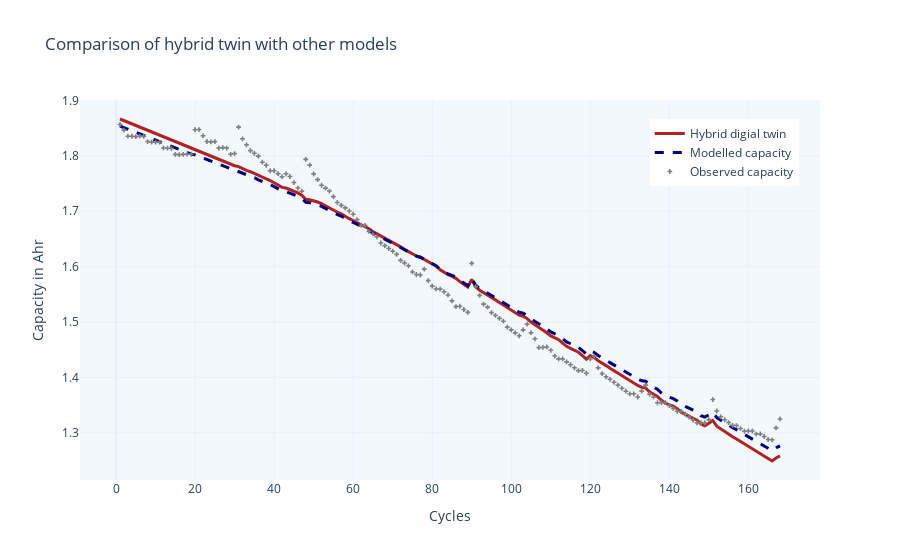

Notebook source saved alongside this figure:
### Code cell
X_twin = X_in + model.predict(X_in).reshape(-1)

fig = go.Figure()

fig.add_trace(go.Scatter(x=dfb.index, 
                         y=X_twin,
                         mode='lines',
                         name=f'Hybrid digial twin',
                         line=dict(color='firebrick', width=3)))
fig.add_trace(go.Scatter(x=dfb.index, 
                         y=dfb['C. Capacity'],
                         mode='lines',
                         name=f'Modelled capacity',
                         line=dict(color='navy', 
                                   width=3,
                                   dash='dash')))

fig.add_trace(go.Scatter(x=dfb.index, 
                         y=dfb['Capacity'],
                         mode='markers',
                         marker=dict(
                              size=4,
                              color='grey',
                              symbol='cross'
                                 ),
                         name=f'Observed capacity',
                         line_color='navy'))
fig.update_layout(
    title="Comparison of hybrid twin with other models",
    xaxis_title="Cycles",
    yaxis_title="Capacity in Ahr")
fig.update_layout(legend=dict(
    yanchor="top",
    y=0.95,
    xanchor="left",
    x=0.77
))
fig.update_layout({'plot_bgcolor': '#f2f8fd',
                  'paper_bgcolor': 'white',}, 
                   template='plotly_white')

### Figure 1 — Plotly figure (JSON) as saved in the notebook; plotly's stock layout.template omitted (floating-point values rounded to 4 significant figures; data arrays with more than 128 entries replaced by an {"elided": "..."} marker saying what was removed)
{"data": [{"line": {"color": "firebrick", "width": 3}, "mode": "lines", "name": "Hybrid digial twin", "type": "scatter", "x": {"elided": "168 int values"}, "y": {"elided": "168 float values"}}, {"line": {"color": "navy", "dash": "dash", "width": 3}, "mode": "lines", "name": "Modelled capacity", "type": "scatter", "x": {"elided": "168 int values"}, "y": {"elided": "168 float values"}}, {"line": {"color": "navy"}, "marker": {"color": "grey", "size": 4, "symbol": "cross"}, "mode": "markers", "name": "Observed capacity", "type": "scatter", "x": {"elided": "168 int values"}, "y": {"elided": "168 float values"}}], "layout": {"legend": {"x": 0.77, "xanchor": "left", "y": 0.95, "yanchor": "top"}, "paper_bgcolor": "white", "plot_bgcolor": "#f2f8fd", "title": {"text": "Comparison of hybrid twin with other models"}, "xaxis": {"title": {"text": "Cycles"}}, "yaxis": {"title": {"text": "Capacity in Ahr"}}}}
